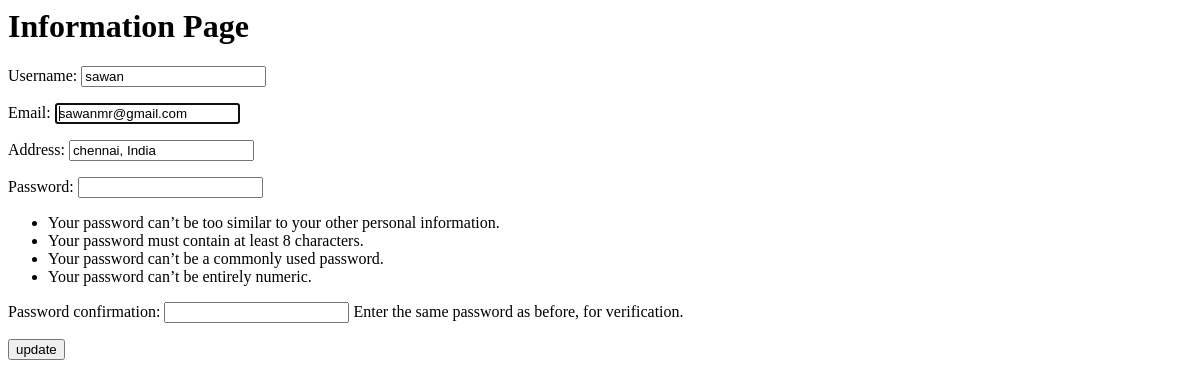
Page /update/10 on the committed database.
### accounts/models.py (models this page shows)
class CustomUser(AbstractUser):
    username = None
    email = models.EmailField(_('Email'), unique=True)
    user_name = models.CharField(_('Username'), max_length=150, blank=True)
    address = models.CharField(_('Address'), max_length=280, blank=True)
    USERNAME_FIELD = 'email'
    REQUIRED_FIELDS = []
    objects = CustomUserManager()

### accounts/views.py (the view)
# urls.py: path('update/<int:id>', views.update_data, name='update_data'),
def update_data(request, id):
    if request.method == 'POST':
        pi = CustomUser.objects.get(pk=id)
        fm = UserAdminCreationForm(request.POST, instance=pi)
        if fm.is_valid():
            fm.save()
            return redirect('List_Page')
    else:
        pi = CustomUser.objects.get(pk=id)
        fm = UserAdminCreationForm(instance=pi)
    return render(request, 'update_data.html', {'form': fm})

### accounts/forms.py
class UserAdminCreationForm(UserCreationForm):
    class Meta:
        model = get_user_model()
        fields = ['user_name', 'email', 'address']

### templates/update_data.html (shortened to what this page needs)
<html>
<head>
</head>
<body>
<h1>Information Page</h1>
<form method="POST">
    {{ form.as_p }}
    <input type="submit" value="update">
</form>
</body>
</html>

### rows in the picture
CustomUser: user_name "sawan", email "sawanmr@gmail.com", address "chennai, India"
